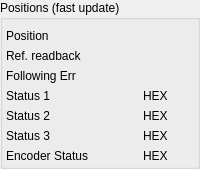
    <widget class="QEGroupBox" name="qegroupbox">
     <property name="title" stdset="0">
      <string>Positions (fast update)</string>
     </property>
     <layout class="QGridLayout" name="gridLayout">
      <property name="leftMargin">
       <number>3</number>
      </property>
      <property name="topMargin">
       <number>9</number>
      </property>
      <property name="rightMargin">
       <number>3</number>
      </property>
      <property name="bottomMargin">
       <number>3</number>
      </property>
      <property name="horizontalSpacing">
       <number>2</number>
      </property>
      <property name="verticalSpacing">
       <number>6</number>
      </property>
      <item row="5" column="0">
       <widget class="QLabel" name="label_68">
        <property name="sizePolicy">
         <sizepolicy hsizetype="Preferred" vsizetype="Preferred">
          <horstretch>0</horstretch>
          <verstretch>0</verstretch>
         </sizepolicy>
        </property>
        <property name="minimumSize">
         <size>
          <width>0</width>
          <height>0</height>
         </size>
        </property>
        <property name="text">
         <string>Status 1</string>
        </property>
       </widget>
      </item>
      <item row="0" column="2" colspan="2">
       <widget class="QELabel" name="qelabel_34">
        <property name="alignment">
         <set>Qt::AlignRight|Qt::AlignTrailing|Qt::AlignVCenter</set>
        </property>
        <property name="variable" stdset="0">
         <string>$(MOTOR):POSITION</string>
        </property>
        <property name="variableSubstitutions" stdset="0">
         <string/>
        </property>
        <property name="precision">
         <number>6</number>
        </property>
        <property name="useDbPrecision">
         <bool>false</bool>
        </property>
        <property name="forceSign">
         <bool>true</bool>
        </property>
        <property name="format" stdset="0">
         <enum>QELabel::Floating</enum>
        </property>
        <property name="notation" stdset="0">
         <enum>QELabel::Fixed</enum>
        </property>
       </widget>
      </item>
      <item row="5" column="3">
       <widget class="QLabel" name="label_81">
        <property name="text">
         <string>HEX</string>
        </property>
        <property name="alignment">
         <set>Qt::AlignLeading|Qt::AlignLeft|Qt::AlignVCenter</set>
        </property>
       </widget>
      </item>
      <item row="7" column="0">
       <widget class="QLabel" name="label_66">
        <property name="sizePolicy">
         <sizepolicy hsizetype="Preferred" vsizetype="Preferred">
          <horstretch>0</horstretch>
          <verstretch>0</verstretch>
         </sizepolicy>
        </property>
        <property name="minimumSize">
         <size>
          <width>0</width>
          <height>0</height>
         </size>
        </property>
        <property name="text">
         <string>Status 3</string>
        </property>
       </widget>
      </item>
      <item row="1" column="0">
       <widget class="QLabel" name="label_44">
        <property name="sizePolicy">
         <sizepolicy hsizetype="Preferred" vsizetype="Preferred">
          <horstretch>0</horstretch>
          <verstretch>0</verstretch>
         </sizepolicy>
        </property>
        <property name="minimumSize">
         <size>
          <width>0</width>
          <height>0</height>
         </size>
        </property>
        <property name="text">
         <string>Ref. readback</string>
        </property>
       </widget>
      </item>
      <item row="6" column="0">
       <widget class="QLabel" name="label_67">
        <property name="sizePolicy">
         <sizepolicy hsizetype="Preferred" vsizetype="Preferred">
          <horstretch>0</horstretch>
          <verstretch>0</verstretch>
         </sizepolicy>
        </property>
        <property name="minimumSize">
         <size>
          <width>0</width>
          <height>0</height>
         </size>
        </property>
        <property name="text">
         <string>Status 2</string>
        </property>
       </widget>
      </item>
      <item row="1" column="2" colspan="2">
       <widget class="QELabel" name="qelabel_46">
        <property name="alignment">
         <set>Qt::AlignRight|Qt::AlignTrailing|Qt::AlignVCenter</set>
        </property>
        <property name="variable" stdset="0">
         <string>$(MOTOR):RefPos</string>
        </property>
        <property name="variableSubstitutions" stdset="0">
         <string/>
        </property>
        <property name="precision">
         <number>6</number>
        </property>
        <property name="useDbPrecision">
         <bool>false</bool>
        </property>
        <property name="forceSign">
         <bool>true</bool>
        </property>
        <property name="format" stdset="0">
         <enum>QELabel::Floating</enum>
        </property>
        <property name="notation" stdset="0">
         <enum>QELabel::Fixed</enum>
        </property>
       </widget>
      </item>
      <item row="2" column="0">
       <widget class="QLabel" name="label_65">
        <property name="sizePolicy">
         <sizepolicy hsizetype="Preferred" vsizetype="Preferred">
          <horstretch>0</horstretch>
          <verstretch>0</verstretch>
         </sizepolicy>
        </property>
        <property name="minimumSize">
         <size>
          <width>0</width>
          <height>0</height>
         </size>
        </property>
        <property name="text">
         <string>Following Err</string>
        </property>
       </widget>
      </item>
      <item row="6" column="2">
       <widget class="QELabel" name="qelabel_37">
        <property name="alignment">
         <set>Qt::AlignRight|Qt::AlignTrailing|Qt::AlignVCenter</set>
        </property>
        <property name="variable" stdset="0">
         <string>$(MOTOR):status2</string>
        </property>
        <property name="variableSubstitutions" stdset="0">
         <string/>
        </property>
        <property name="precision">
         <number>0</number>
        </property>
        <property name="useDbPrecision">
         <bool>true</bool>
        </property>
        <property name="format" stdset="0">
         <enum>QELabel::Default</enum>
        </property>
        <property name="radix">
         <number>16</number>
        </property>
       </widget>
      </item>
      <item row="5" column="2">
       <widget class="QELabel" name="qelabel_33">
        <property name="alignment">
         <set>Qt::AlignRight|Qt::AlignTrailing|Qt::AlignVCenter</set>
        </property>
        <property name="variable" stdset="0">
         <string>$(MOTOR):status1</string>
        </property>
        <property name="variableSubstitutions" stdset="0">
         <string/>
        </property>
        <property name="precision">
         <number>0</number>
        </property>
        <property name="useDbPrecision">
         <bool>false</bool>
        </property>
        <property name="format" stdset="0">
         <enum>QELabel::UnsignedInteger</enum>
        </property>
        <property name="radix">
         <number>16</number>
        </property>
       </widget>
      </item>
      <item row="2" column="2" colspan="2">
       <widget class="QELabel" name="qelabel_35">
        <property name="alignment">
         <set>Qt::AlignRight|Qt::AlignTrailing|Qt::AlignVCenter</set>
        </property>
        <property name="variable" stdset="0">
         <string>$(MOTOR):FOLL_ERROR</string>
        </property>
        <property name="variableSubstitutions" stdset="0">
         <string/>
        </property>
        <property name="precision">
         <number>6</number>
        </property>
        <property name="useDbPrecision">
         <bool>false</bool>
        </property>
        <property name="addUnits">
         <bool>true</bool>
        </property>
        <property name="forceSign">
         <bool>true</bool>
        </property>
        <property name="format" stdset="0">
         <enum>QELabel::Floating</enum>
        </property>
        <property name="notation" stdset="0">
         <enum>QELabel::Fixed</enum>
        </property>
       </widget>
      </item>
      <item row="6" column="3">
       <widget class="QLabel" name="label_82">
        <property name="text">
         <string>HEX</string>
        </property>
        <property name="alignment">
         <set>Qt::AlignLeading|Qt::AlignLeft|Qt::AlignVCenter</set>
        </property>
       </widget>
      </item>
      <item row="0" column="0">
       <widget class="QLabel" name="label_54">
        <property name="sizePolicy">
         <sizepolicy hsizetype="Preferred" vsizetype="Preferred">
          <horstretch>0</horstretch>
          <verstretch>0</verstretch>
         </sizepolicy>
        </property>
        <property name="minimumSize">
         <size>
          <width>0</width>
          <height>0</height>
         </size>
        </property>
        <property name="text">
         <string>Position</string>
        </property>
       </widget>
      </item>
      <item row="7" column="3">
       <widget class="QLabel" name="label_84">
        <property name="text">
         <string>HEX</string>
        </property>
        <property name="alignment">
         <set>Qt::AlignLeading|Qt::AlignLeft|Qt::AlignVCenter</set>
        </property>
       </widget>
      </item>
      <item row="7" column="2">
       <widget class="QELabel" name="qelabel_38">
        <property name="alignment">
         <set>Qt::AlignRight|Qt::AlignTrailing|Qt::AlignVCenter</set>
        </property>
        <property name="variable" stdset="0">
         <string>$(MOTOR):status3</string>
        </property>
        <property name="variableSubstitutions" stdset="0">
         <string/>
        </property>
        <property name="precision">
         <number>0</number>
        </property>
        <property name="useDbPrecision">
         <bool>true</bool>
        </property>
        <property name="format" stdset="0">
         <enum>QELabel::Default</enum>
        </property>
        <property name="radix">
         <number>16</number>
        </property>
       </widget>
      </item>
      <item row="8" column="0">
       <widget class="QLabel" name="label_79">
        <property name="sizePolicy">
         <sizepolicy hsizetype="Preferred" vsizetype="Preferred">
          <horstretch>0</horstretch>
          <verstretch>0</verstretch>
         </sizepolicy>
        </property>
        <property name="minimumSize">
         <size>
          <width>0</width>
          <height>0</height>
         </size>
        </property>
        <property name="text">
         <string>Encoder Status</string>
        </property>
       </widget>
      </item>
      <item row="8" column="2">
       <widget class="QELabel" name="qelabel_39">
        <property name="alignment">
         <set>Qt::AlignRight|Qt::AlignTrailing|Qt::AlignVCenter</set>
        </property>
        <property name="variable" stdset="0">
         <string>$(MOTOR):MainEncStatus</string>
        </property>
        <property name="variableSubstitutions" stdset="0">
         <string/>
        </property>
        <property name="precision">
         <number>3</number>
        </property>
        <property name="useDbPrecision">
         <bool>false</bool>
        </property>
        <property name="format" stdset="0">
         <enum>QELabel::UnsignedInteger</enum>
        </property>
        <property name="radix">
         <number>16</number>
        </property>
        <property name="notation" stdset="0">
         <enum>QELabel::Automatic</enum>
        </property>
        <property name="leadingZero" stdset="0">
         <bool>true</bool>
        </property>
       </widget>
      </item>
      <item row="8" column="3">
       <widget class="QLabel" name="label_80">
        <property name="text">
         <string>HEX</string>
        </property>
        <property name="alignment">
         <set>Qt::AlignLeading|Qt::AlignLeft|Qt::AlignVCenter</set>
        </property>
       </widget>
      </item>
     </layout>
    </widget>
